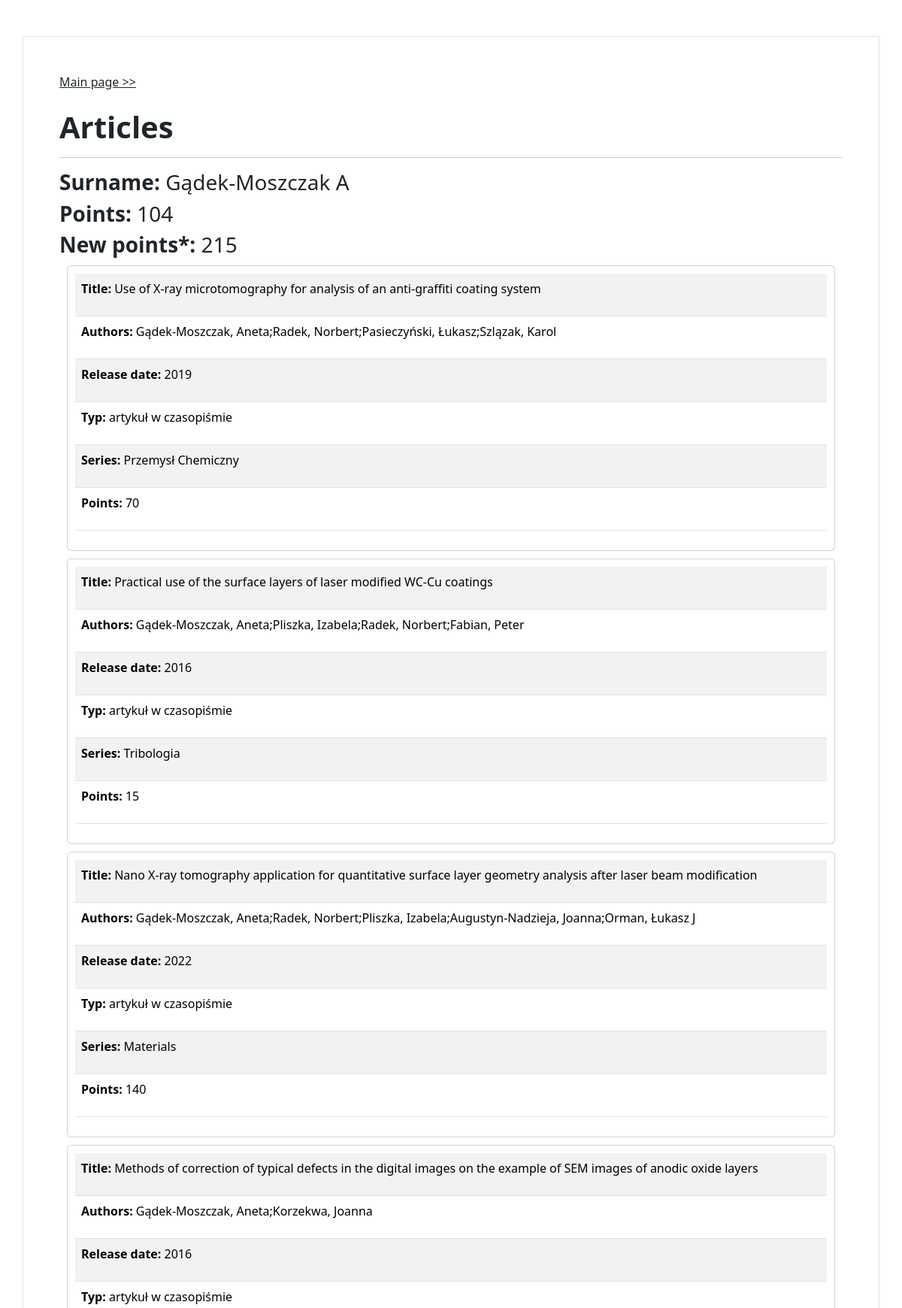
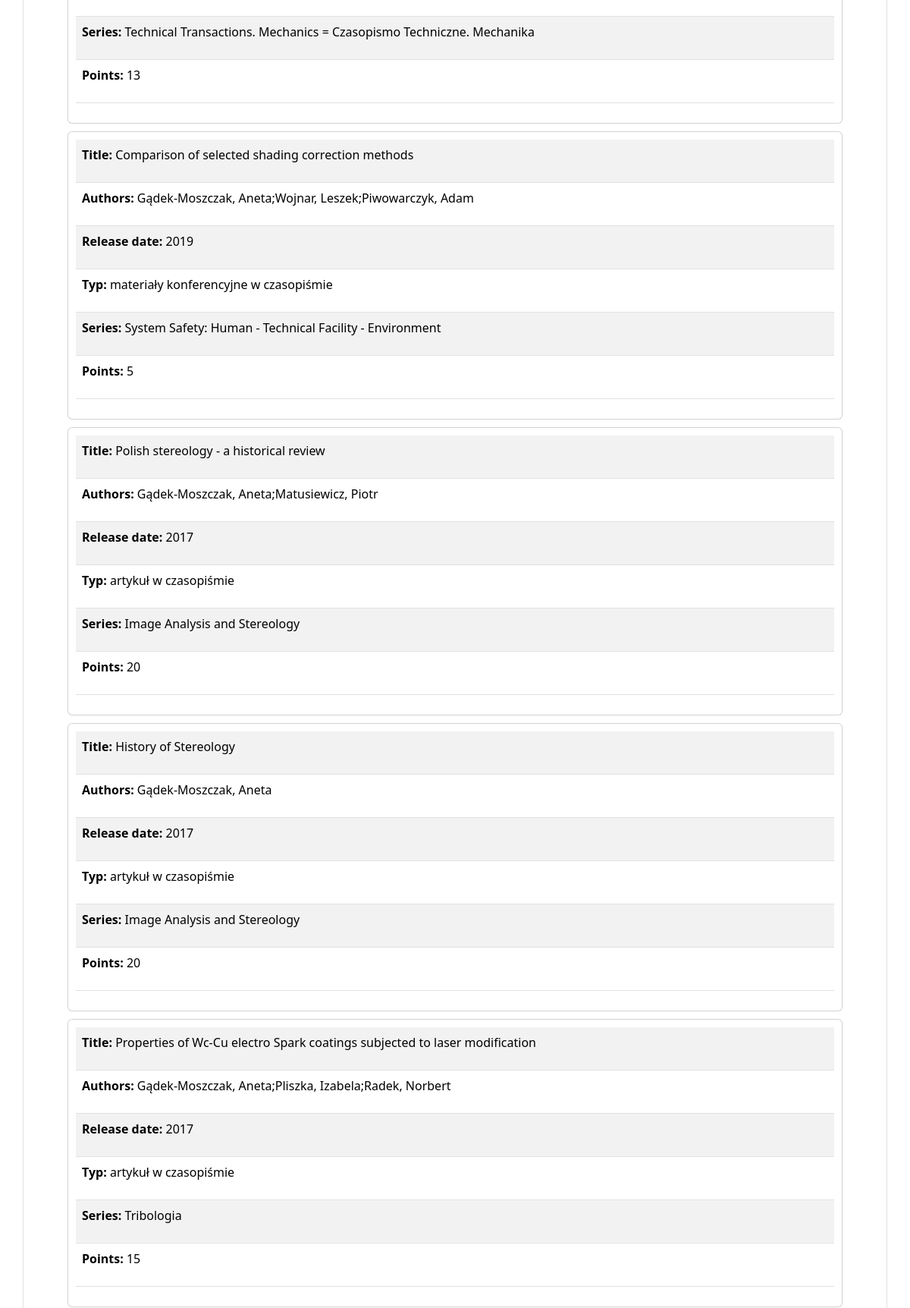
The page /articles/3 (upper part) on the database its author committed (2 pictures, top to bottom).
### biblos/models.py (models this page shows)
class Author(models.Model):
    name = models.CharField(max_length = 200, blank=True, null=True, unique = True)
    class Meta:
        db_table = 'author'

class Article(models.Model):
    author = models.ForeignKey(Author, on_delete=models.CASCADE)
    title = models.CharField(max_length = 200)
    authors = models.CharField(max_length = 200, blank=True, null=True)
    ext_authors = models.CharField(max_length = 200, blank=True, null=True)
    typ = models.CharField(max_length = 200, blank=True, null=True)
    series = models.CharField(max_length = 200, blank=True, null=True)
    release_date = models.CharField(max_length = 200, blank=True, null=True)
    points = models.IntegerField(blank=True, null=True)
    mnisw_list = models.CharField(max_length = 200, blank=True, null=True)
    impact = models.CharField(max_length = 200, blank=True, null=True)
    class Meta:
        db_table = 'article'

### biblos/views.py (the view)
# urls.py: path('articles/<int:id>', views.author_view, name='articles'),
def author_view(request, id):
    author = Author.objects.filter(id=id).first()
    articles = Article.objects.filter(author=author, points__gt=0)
    points = 0
    new_points = 0
    for article in articles:
        if article.release_date:
            if int(article.release_date)>=2019:
                new_points += article.points
            else:
                points += article.points
        else:
            points += article.points
    context = dict({"author": author, "articles": articles, "points": points, "new_points": new_points})
    return render(request, 'biblos/author_view.html', context=context)

### biblos/templates/biblos/author_view.html (shortened to what this page needs)
{% extends 'biblos/base.html' %}
{% block content %}
<div class="container p-5 my-5 border">
    <a href='/' class="link-dark">Main page &gt;&gt;</a>
    <br>
    <br>
    <p class="h1" class="text-align: center"><b>Articles</b></p>
    <hr>
    <p class="h3"><b>Surname: </b>{{author.name}}</p>
    {% if points %}<p class="h3"><b>Points: </b>{{points}}</p>{% endif %}
    {% if new_points %}<p class="h3"><b>New points*: </b>{{new_points}}</p>{% endif %}
    {% for article in articles %}
        <div class="card" style="padding:10px; margin: 10px">
            <table class="table table-striped" >
                <tr><td><p id="article"><b>Title: </b>{{article.title}}</p></td></tr>
                <tr><td><p id="article"><b>Authors: </b>{{article.authors}}{% if article.ext_authors %};{{article.ext_authors}}{% endif %}</p></td></tr>
                {% if article.release_date %}<tr><td><p id="article"><b>Release date: </b>{{article.release_date}}</p></td></tr>{% endif %}
                {% if article.typ %}<tr><td><p id="article"><b>Typ: </b>{{article.typ}}</p></td></tr>{% endif %}
                {% if article.series %}<tr><td><p id="article"><b>Series: </b>{{article.series}}</p></td></tr>{% endif %}
                {% if article.points %}<tr><td><p id="article"><b>Points: </b>{{article.points}}</p></td></tr>{% endif %}
            </table>
        </div>
    {% endfor %}
</div>
{% endblock %}

### rows shown on the page
Author: name "Gądek-Moszczak A"
Article: title "Use of X-ray microtomography for analysis of an anti-graffiti coating system", authors "Gądek-Moszczak, Aneta", ext_authors "Radek, Norbert;Pasieczyński, Łukasz;Szlązak, Karol", release_date "2019", typ "artykuł w czasopiśmie", series "Przemysł Chemiczny", points "70"
Article: title "Practical use of the surface layers of laser modified WC-Cu coatings", authors "Gądek-Moszczak, Aneta", ext_authors "Pliszka, Izabela;Radek, Norbert;Fabian, Peter", release_date "2016", typ "artykuł w czasopiśmie", series "Tribologia", points "15"
Article: title "Nano X-ray tomography application for quantitative surface layer geometry analysis after laser beam modification", authors "Gądek-Moszczak, Aneta", ext_authors "Radek, Norbert;Pliszka, Izabela;Augustyn-Nadzieja, Joanna;Orman, Łukasz J", release_date "2022", typ "artykuł w czasopiśmie", series "Materials", points "140"
Article: title "Methods of correction of typical defects in the digital images on the example of SEM images of anodic oxide layers", authors "Gądek-Moszczak, Aneta", ext_authors "Korzekwa, Joanna", release_date "2016", typ "artykuł w czasopiśmie", series "Technical Transactions. Mechanics = Czasopismo Techniczne. Mechanika", points "13"
Article: title "Comparison of selected shading correction methods", authors "Gądek-Moszczak, Aneta;Wojnar, Leszek;Piwowarczyk, Adam", release_date "2019", typ "materiały konferencyjne w czasopiśmie", series "System Safety: Human - Technical Facility - Environment", points "5"
Article: title "Polish stereology - a historical review", authors "Gądek-Moszczak, Aneta", ext_authors "Matusiewicz, Piotr", release_date "2017", typ "artykuł w czasopiśmie", series "Image Analysis and Stereology", points "20"
Article: title "History of Stereology", authors "Gądek-Moszczak, Aneta", release_date "2017", typ "artykuł w czasopiśmie", series "Image Analysis and Stereology", points "20"
Article: title "Properties of Wc-Cu electro Spark coatings subjected to laser modification", authors "Gądek-Moszczak, Aneta", ext_authors "Pliszka, Izabela;Radek, Norbert", release_date "2017", typ "artykuł w czasopiśmie", series "Tribologia", points "15"

### other values the page prints
{{ points }} "104"
{{ new_points }} "215"
